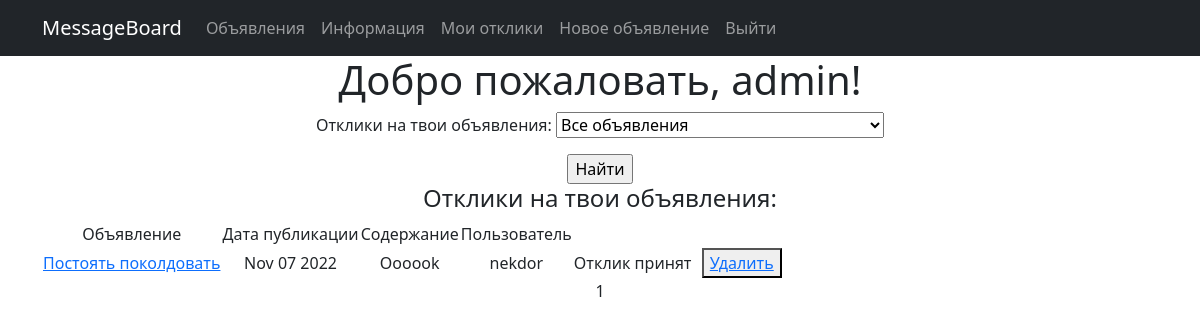
Screenshot of /replies/ (signed in) with the database file from the repository.
### board/models.py (models this page shows, shortened)
class Reply(models.Model):
    author = models.ForeignKey(User, on_delete=models.CASCADE, default = None)
    message = models.ForeignKey(Message, on_delete=models.CASCADE)
    text = models.TextField()
    confirmed = models.BooleanField(default=False)
    post_time = models.DateTimeField(auto_now_add=True)

class Message(models.Model):
    author = models.ForeignKey(User, on_delete=models.CASCADE, blank=True, null=True)
    CATEGORIES = [
        ('tanks', 'Танки'),
        ('healers', 'Хилы'),
        ('dd', 'ДД'),
        ('merchants', 'Торговцы'),
        ('guildmasters', 'Гилдмастеры'),
        ('questgivers', 'Квестгиверы'),
        ('smiths', 'Кузнецы'),
        ('tanners', 'Кожевники'),
        ('potionmasters', 'Зельевары'),
        ('spellmasters', 'Мастера заклинаний'),
    ]
    category = models.CharField(max_length=100, choices=CATEGORIES, default='tanks')
    title = models.CharField(max_length=100, blank=True, null=False)
    content = RichTextUploadingField(blank=True, null=True, extra_plugins=['youtube'])
    post_time = models.DateTimeField(auto_now_add=True)
    def __str__(self):
        return str(self.id) + '. ' + self.title

### board/views.py (the view)
# urls.py: path('replies/', ReplyList.as_view(), name='reply_list'),
class ReplyList(LoginRequiredMixin, ListView):
    model = Reply
    ordering = '-post_time'
    template_name = 'replies.html'
    context_object_name = 'replies'
    paginate_by = 3
    def get_context_data(self, **kwargs):
        context = super().get_context_data(**kwargs)
        context['filterset'] = self.filterset
        context['user'] = self.request.user.username
        return context
    def get_queryset(self):
        queryset = super().get_queryset()
        queryset = queryset.filter(message__author=self.request.user)
        self.filterset = ReplyFilter(self.request.GET, request=self.request, queryset=queryset)
        return self.filterset.qs

### board/filters.py (called while the page is built)
def user_message_set(request):
    if request is None:
        return Message.objects.none()
    return Message.objects.filter(author=request.user)

### templates/replies.html (shortened to what this page needs)
{% extends 'paginated.html' %}
{% block main_content %}
    <h1>Добро пожаловать, {{request.user.username}}!</h1>
    <form action="" method="get">
    {{ filterset.form.as_p }}
    <input type="submit" value="Найти" />
    {% if replies %}
        <h4> Отклики на твои объявления: </h4>
        <table>
            <tr>
                <td>Объявление</td>
                <td>Дата публикации</td>
                <td>Содержание</td>
                <td>Пользователь</td>
            </tr>
            {% for reply in replies %}
            <tr>
                <td><a href={{ reply.message.pk }}/> {{ reply.message.title }} </a></td>
                <td>{{ reply.post_time|date:'M d Y' }}</td>
                <td>{{ reply.text }}</td>
                <td>{{ reply.author }}</td>
                <td>
                    {% if not reply.confirmed %}
                        <button> <a href={% url 'reply_confirm' reply.id %}> Принять </a> </button>
                    {% else %} Отклик принят
                    {% endif %}
                </td>
                <td>
                    &nbsp <button> <a href={% url 'reply_delete' reply.id %}> Удалить </a> </button>
                </td>
            </tr>
            {% endfor %}
        </table>
   {% else %}
       <h4>Откликов нет!</h4>
   {% endif %}
{% endblock main_content %}

### rows the page displays
Reply: message "Постоять поколдовать", post_time "Nov 07 2022", text "Oooook", author "nekdor", confirmed "Отклик принят"

### other values shown
{{ request.user.username }} "admin"
{{ page_obj.number }} "1"
